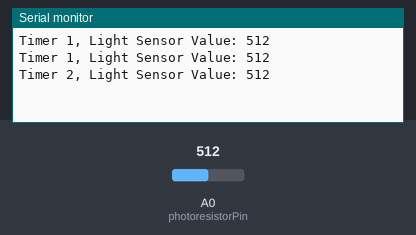
Bench run of a sketch on a simulated Arduino Uno, built with avr-gcc and run on an emulated ATmega328P. On the bench: the last lines printed to the serial monitor. Inputs (shaded band) come from the test bench; at power-on: A0 (photoresistorPin) = 512.

Above: at 2.8 s.
2.9 s: A0 (photoresistorPin) set to 716
At 3.8 s:
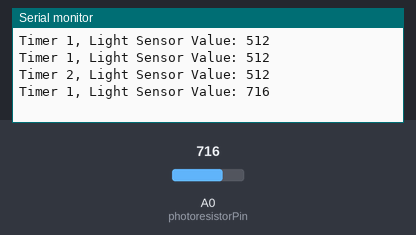
4.4 s: A0 (photoresistorPin) set to 900
At 5.5 s:
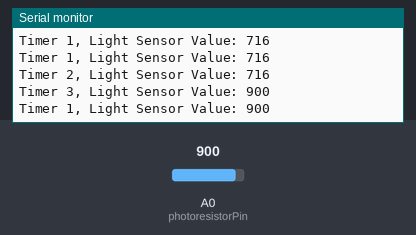
Timing chart, 0 to 7.4 s (numbered marks = the images above; inputs shaded):
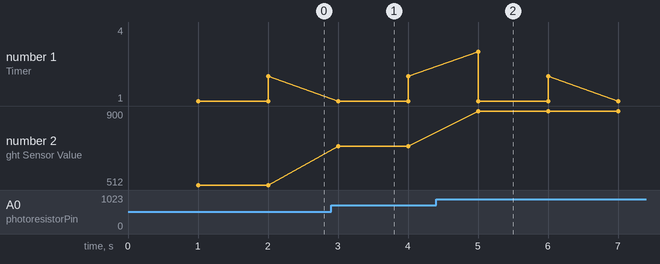

The sketch:

lab2.2.ino
```cpp
const int photoresistorPin = A0;
int timerIntervals[] = {1000, 2000, 5000, 10000, 30000};
unsigned long previousMillis[5] = {0, 0, 0, 0, 0};

void setup() {
  Serial.begin(115200);
}

void loop() {
  for (int i = 0; i < 5; i++) {
    unsigned long currentMillis = millis();

    if (currentMillis - previousMillis[i] >= timerIntervals[i]) {
      previousMillis[i] = currentMillis;

      int sensorValue = analogRead(photoresistorPin);
      Serial.print("Timer ");
      Serial.print(i + 1);
      Serial.print(", Light Sensor Value: ");
      Serial.println(sensorValue);
    }
  }
}
```

Measured:
- after the input at 2.9 s, the serial monitor: prints a new line after 0.10 s (image 1)
- after the input at 4.4 s, the serial monitor: prints a new line after 0.60 s (image 2)
- plotted number 2: 512 → 716 after the input at 2.9 s, 716 → 900 after the input at 4.4 s
